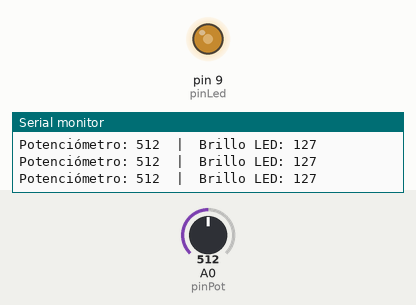
Recording of a sketch running on a simulated Arduino Uno, built with avr-gcc and run on an emulated ATmega328P. Parts: output pins drawn as LEDs (lit = HIGH), the last lines printed to the serial monitor. The test bench sets the inputs (shaded band); at power-on: A0 (pinPot) = 512.

Above: at 1.2 s.
1.3 s: A0 (pinPot) set to 409
At 2.7 s:
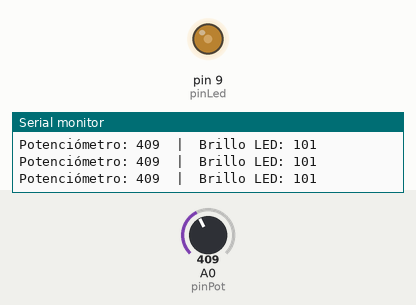
4.3 s: A0 (pinPot) set to 392
At 4.8 s:
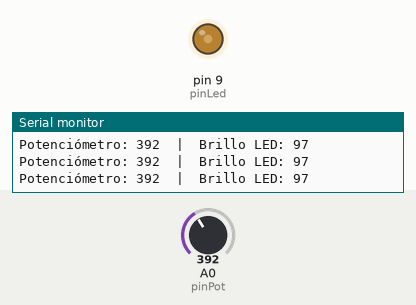
5.8 s: A0 (pinPot) set to 716
At 7.0 s:
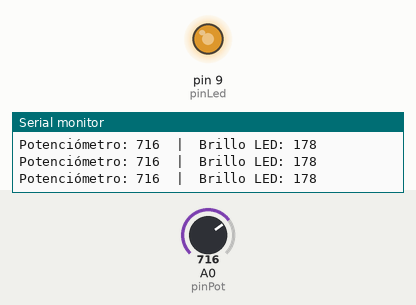
7.3 s: A0 (pinPot) set to 988
At 7.9 s:
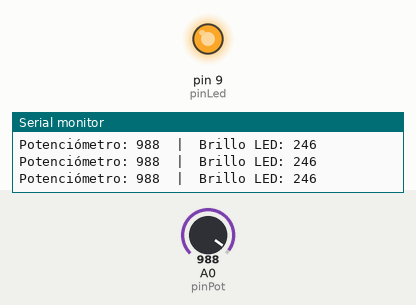
8.8 s: A0 (pinPot) set to 1007
At 10.0 s:
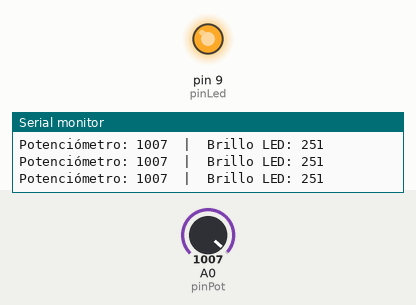
10.3 s: A0 (pinPot) set to 122
At 11.7 s:
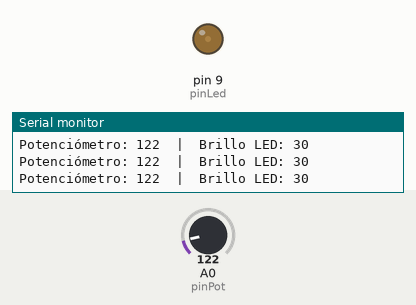
Timing chart, 0 to 12.8 s (numbered marks = the images above; inputs shaded):
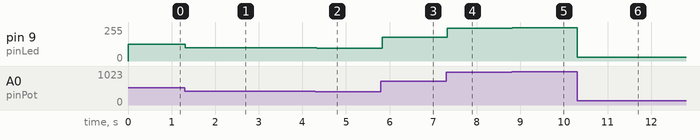

The sketch:

Ard-Potenciometro.ino
```cpp
/*
  Ejercicio: Control de brillo de un LED con potenciómetro
  Objetivo: Leer el valor del potenciómetro y usarlo para variar el brillo del LED.
  Aprendizaje: Entradas analógicas, salidas PWM y mapeo de valores.
*/

const int pinPot = A0;   // Pin del potenciómetro (terminal central)
const int pinLed = 9;    // Pin PWM del LED
int valorPot;            // Variable para guardar la lectura del potenciómetro
int brilloLed;           // Variable para guardar el valor de brillo

void setup() {
  Serial.begin(9600);    // Iniciar comunicación serie para ver valores
}

void loop() {
  // Leer el valor del potenciómetro (0 a 1023)
  valorPot = analogRead(pinPot);

  // Convertir ese valor a un rango de 0 a 255 para PWM
  brilloLed = map(valorPot, 0, 1023, 0, 255);

  // Aplicar ese valor al LED
  analogWrite(pinLed, brilloLed);

  // Mostrar en el monitor serie
  Serial.print("Potenciómetro: ");
  Serial.print(valorPot);
  Serial.print("  |  Brillo LED: ");
  Serial.println(brilloLed);

  delay(10); // Pequeña pausa para estabilidad
}
```

Measured:
- after the input at 1.3 s, pin 9 (pinLed): 127/255 → 101/255 at once
- after the input at 4.3 s, pin 9 (pinLed): 101/255 → 97/255 at once
- after the input at 5.8 s, pin 9 (pinLed): 97/255 → 178/255 at once
- after the input at 7.3 s, pin 9 (pinLed): 178/255 → 246/255 at once
- after the input at 8.8 s, pin 9 (pinLed): 246/255 → 251/255 at once
- after the input at 10.3 s, pin 9 (pinLed): 251/255 → 30/255 at once
